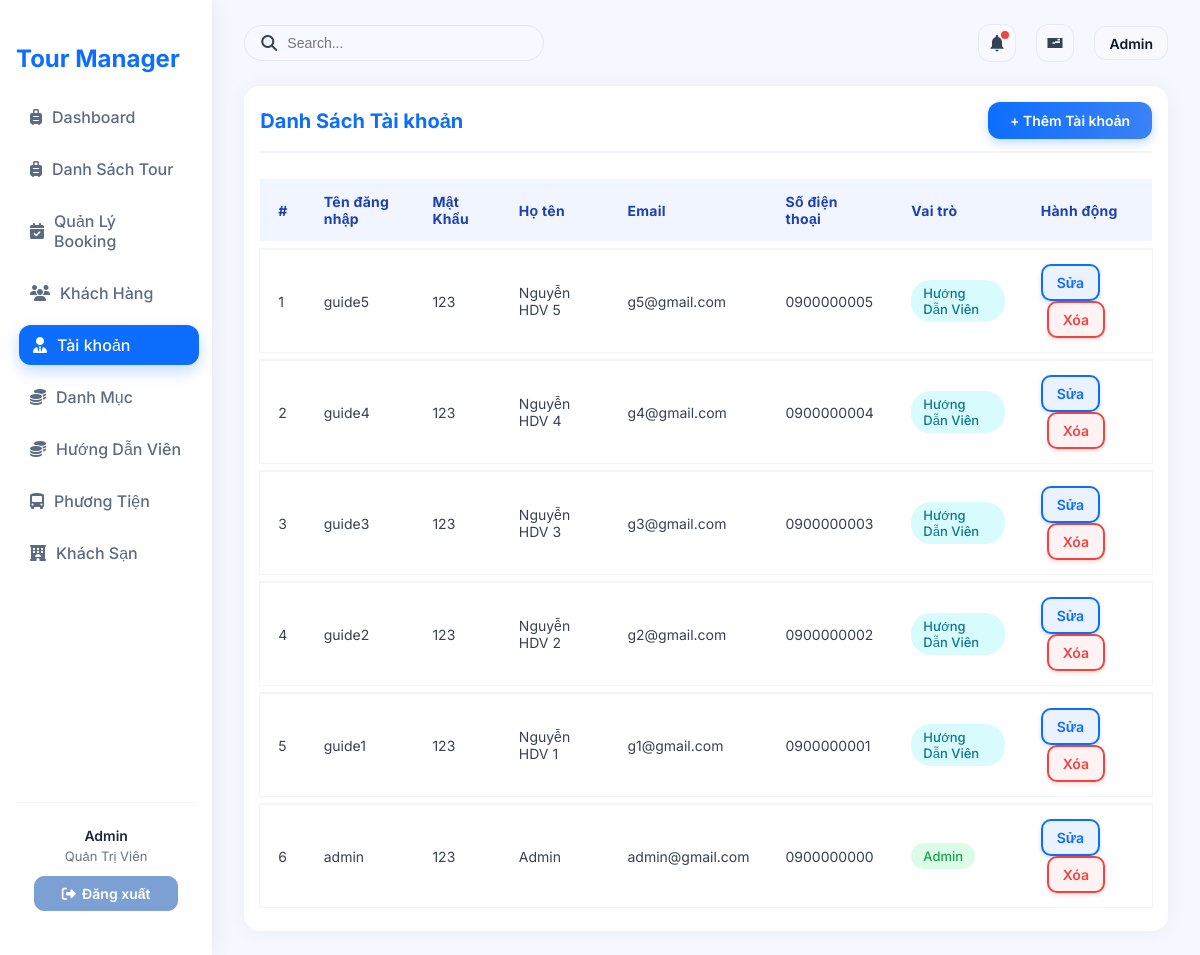
Page /?action=admin-listUsers (signed in) on the earlier database version.
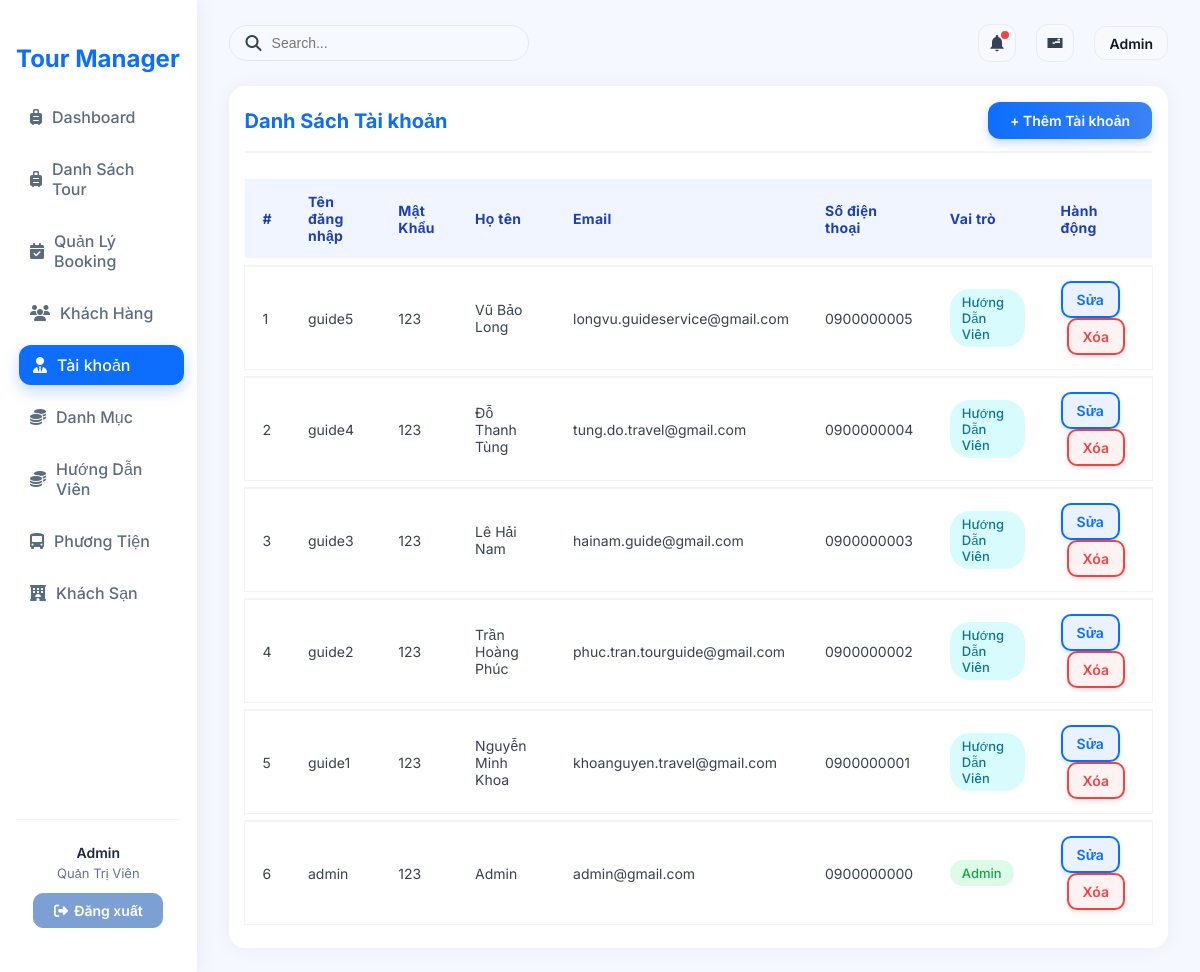
Same page on the later database version.
### tables this page shows
CREATE TABLE `users` (
  `user_id` int NOT NULL,
  `username` varchar(50) NOT NULL,
  `password` varchar(255) NOT NULL,
  `role` enum('admin','guide') NOT NULL DEFAULT 'guide',
  `name` varchar(100) DEFAULT NULL,
  `email` varchar(100) DEFAULT NULL,
  `phone` varchar(20) DEFAULT NULL
);

### controllers/UsersController.php (called while the page is built, shortened)
<?php
class UsersController
{
    private $userQuery;
    function __construct()
    {
        $this->userQuery = new UsersQuery();
    }
    public function listUsers()
    {
        $users = $this->userQuery->getAllUsers();
        require './views/User/ListUser.php';
    }
}
?>

### routes/index.php (called while the page is built)
<?php
$action = $_GET['action'] ?? '/';
match ($action) {
    '/' => (new AuthController)->home(),
    'admin' => require './views/admin.php',
    'login' => (new AuthController)->login(),
    'logout' => (new AuthController)->logout(),
    'admin-listTours' => require './views/admin.php',
    'admin-createTours' => require './views/admin.php',
    'admin-updateTours' => require './views/admin.php',
    'admin-listUsers' => require './views/admin.php',
    'admin-createUsers' => require './views/admin.php',
    'admin-updateUsers' => require './views/admin.php',
    'admin-listCategory' => require './views/admin.php',
    'admin-createCategory' => require './views/admin.php',
    'admin-updateCategory' => require './views/admin.php',
    'admin-listCustomer' => require './views/admin.php',
    'admin-createCustomer' => require './views/admin.php',
    'admin-updateCustomer' => require './views/admin.php',
    'admin-listDiscount' => require './views/admin.php',
    'admin-createDiscount' => require './views/admin.php',
    'admin-updateDiscount' => require './views/admin.php',
    'admin-listGuide' => require './views/admin.php',
    'admin-createGuide' => require './views/admin.php',
    'admin-updateGuide' => require './views/admin.php',
    'admin-listTourGuide' => require './views/admin.php',
    'admin-createTourGuide' => require './views/admin.php',
    'admin-updateTourGuide' => require './views/admin.php',
    'admin-listHotel' => require './views/admin.php',
    'admin-createHotel' => require './views/admin.php',
    'admin-updateHotel' => require './views/admin.php',
    'admin-listVehicles' => require './views/admin.php',
    'admin-createVehicles' => require './views/admin.php',
    'admin-updateVehicles' => require './views/admin.php',
    'admin-listReport' => require './views/admin.php',
    'admin-createReport' => require './views/admin.php',
    'admin-updateReport' => require './views/admin.php',
    default => require './views/admin.php',
};

### index.php (called while the page is built, shortened)
<?php
spl_autoload_register(function ($class) {
    $fileName = "$class.php";
    $fileModel              = PATH_MODEL . $fileName;
});
require_once './routes/index.php';

### models/BaseModel.php (called while the page is built, shortened)
<?php
class BaseModel
{
    public function __construct()
    {
        $dsn = sprintf('mysql:host=%s;port=%s;dbname=%s;charset=utf8', DB_HOST, DB_PORT, DB_NAME);
        try {
            $this->pdo = new PDO($dsn, DB_USERNAME, DB_PASSWORD, DB_OPTIONS);
        } catch (PDOException $e) {
            die("Kết nối cơ sở dữ liệu thất bại: {$e->getMessage()}. Vui lòng thử lại sau.");
        }
    }
}

### models/UsersQuery.php (called while the page is built, shortened)
<?php
class UsersQuery extends BaseModel
{
    public function getAllUsers()
    {
        $sql = "SELECT * FROM users ORDER BY user_id DESC";
        $stmt = $this->pdo->prepare($sql);
        $stmt->execute();
        return $stmt->fetchAll(PDO::FETCH_ASSOC);
    }
}
?>

### views/User/listUser.php (the view, shortened to what the changed rows need)
<div class="main-content p-4">
    <div class="table-container">
        <div class="admin-table-container">
            <table class="table table-striped align-middle">
                <thead>
                    <tr>
                        <th>#</th>
                        <th>Tên đăng nhập</th>
                        <th>Mật Khẩu</th>
                        <th>Họ tên</th>
                        <th>Email</th>
                        <th>Số điện thoại</th>
                        <th>Vai trò</th>
                        <th>Hành động</th>
                    </tr>
                </thead>
                <tbody>
                    <?php $stt = 1; foreach($users as $user): ?>
                    <tr>
                        <td><?= $stt++; ?></td>
                        <td><?= htmlspecialchars($user['username']); ?></td>
                        <td><?= htmlspecialchars($user['password']); ?></td>
                        <td><?= htmlspecialchars($user['name']); ?></td>
                        <td><?= htmlspecialchars($user['email']); ?></td>
                        <td><?= htmlspecialchars($user['phone']); ?></td>
                        <td>
                            <?php if($user['role'] == 'admin'): ?>
                            <span class="badge bg-success">Admin</span>
                            <?php else: ?>
                            <span class="badge bg-secondary">Hướng Dẫn Viên</span>
                            <?php endif; ?>
                        </td>
                        <td>
                            <a href="?action=admin-updateUsers&id=<?= $user['user_id']; ?>"
                                class="btn btn-sm btn-outline-success">Sửa</a>
                            <a href="?action=admin-deleteUsers&id=<?= $user['user_id']; ?>"
                                onclick="return confirm('Xác nhận xóa người dùng này?')"
                                class="btn btn-sm btn-outline-danger">Xóa</a>
                        </td>
                    </tr>
                    <?php endforeach; ?>
                </tbody>
            </table>
        </div>
    </div>

Differences in the rows shown:
changed users "guide5": name "Nguyễn HDV 5" → "Vũ Bảo Long"; email "g5@gmail.com" → "longvu.guideservice@gmail.com"
changed users "guide4": name "Nguyễn HDV 4" → "Đỗ Thanh Tùng"; email "g4@gmail.com" → "tung.do.travel@gmail.com"
changed users "guide3": name "Nguyễn HDV 3" → "Lê Hải Nam"; email "g3@gmail.com" → "hainam.guide@gmail.com"
changed users "guide2": name "Nguyễn HDV 2" → "Trần Hoàng Phúc"; email "g2@gmail.com" → "phuc.tran.tourguide@gmail.com"
changed users "guide1": name "Nguyễn HDV 1" → "Nguyễn Minh Khoa"; email "g1@gmail.com" → "khoanguyen.travel@gmail.com"
